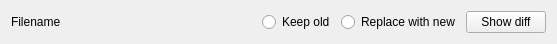
<?xml version="1.0" encoding="UTF-8"?>
<ui version="4.0">
 <class>ConffileWidget</class>
 <widget class="QWidget" name="ConffileWidget">
  <property name="geometry">
   <rect>
    <x>0</x>
    <y>0</y>
    <width>557</width>
    <height>43</height>
   </rect>
  </property>
  <property name="windowTitle">
   <string>Form</string>
  </property>
  <layout class="QHBoxLayout" name="horizontalLayout">
   <item>
    <widget class="QLabel" name="filenameLabel">
     <property name="text">
      <string>Filename</string>
     </property>
    </widget>
   </item>
   <item>
    <spacer name="horizontalSpacer">
     <property name="orientation">
      <enum>Qt::Horizontal</enum>
     </property>
     <property name="sizeHint" stdset="0">
      <size>
       <width>181</width>
       <height>20</height>
      </size>
     </property>
    </spacer>
   </item>
   <item>
    <widget class="QRadioButton" name="keepRadioButton">
     <property name="text">
      <string>Keep old</string>
     </property>
    </widget>
   </item>
   <item>
    <widget class="QRadioButton" name="replaceRadioButton">
     <property name="text">
      <string>Replace with new</string>
     </property>
    </widget>
   </item>
   <item>
    <widget class="QPushButton" name="showDiffButton">
     <property name="text">
      <string>Show diff</string>
     </property>
    </widget>
   </item>
  </layout>
 </widget>
 <resources/>
 <connections/>
</ui>
